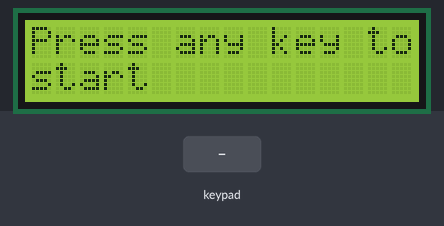
Simulated run of this sketch. Board: Arduino Mega 2560, built with avr-gcc and run on an emulated ATmega2560. Shown: 16×2 character LCD. The test bench sets the inputs (shaded band). No radio packets arrive unless stated; what the sketch prints to the serial monitor is not drawn.

Above: at 1.3 s.
1.4 s: keypad keys 3 1 3 3 3 5 3 7 pressed 0.4 s apart
At 5.4 s:
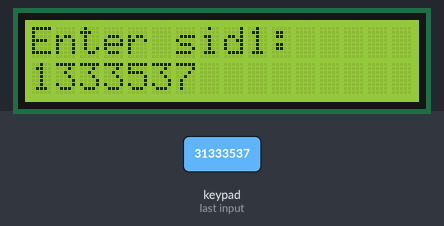
6.1 s: key '1' pressed
At 7.3 s:
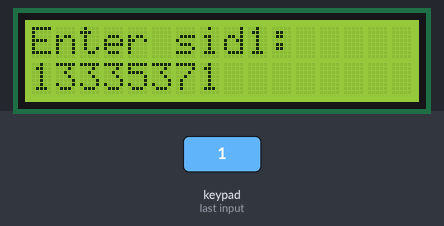
7.6 s: key '2' pressed
At 8.8 s:
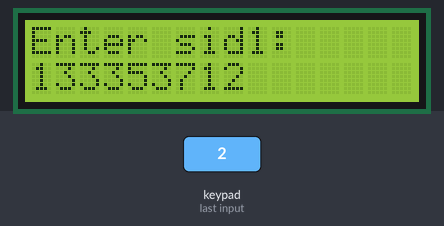
9.1 s: keypad keys 3 1 3 3 3 5 3 7 # pressed 0.4 s apart
At 12.5 s:
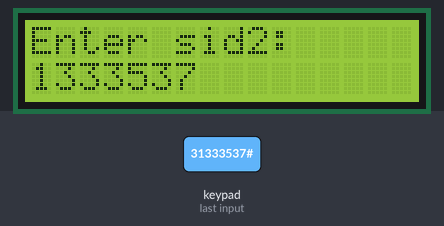
14.2 s: keypad keys 3 1 3 3 3 5 3 7 * pressed 0.4 s apart
At 17.6 s:
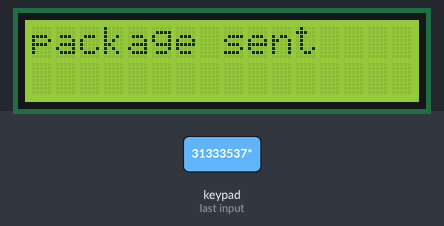
Timing chart, 0 to 19.1 s (numbered marks = the images above; inputs shaded):
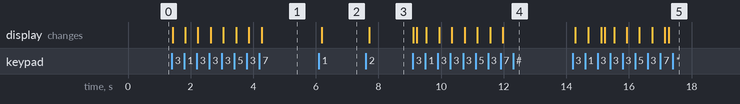

Measured:
- after the input at 1.4 s, the display: first changes at once (image 1 shows a later state)
- after the input at 6.1 s, the display: changes after 0.08 s (image 2)
- after the input at 7.6 s, the display: changes after 0.10 s (image 3)
- after the input at 9.1 s, the display: first changes at once (image 4 shows a later state)
- after the input at 14.2 s, the display: first changes after 0.09 s (image 5 shows a later state)

The sketch:

LoRaClient_BaseCode.ino
```cpp
/*

The transmitter code arduino for sending data packet lora radio module 433MHz  ra02 lora

*/

#include <SPI.h>
#include <LoRa.h>
#include <Keypad.h>
#include <Wire.h>
#include <LiquidCrystal_I2C.h>

LiquidCrystal_I2C lcd(0x3F, 16, 2);

const byte ROWS = 4; // Four rows
const byte COLS = 4; // Four columns

char keys[ROWS][COLS] = {
  {'1','2','3','A'},
  {'4','5','6','B'},
  {'7','8','9','C'},
  {'*','0','#','D'}
};

byte rowPins[ROWS] = {31, 33, 35, 37}; // Connect to the row pinouts of the keypad
byte colPins[COLS] = {39, 41, 43, 45}; // Connect to the column pinouts of the keypad

Keypad keypad = Keypad( makeKeymap(keys), rowPins, colPins, ROWS, COLS );


int counter = 0;
String sid1 = ""; // String to store the entered phone number for sid1
String sid2 = ""; // String to store the entered phone number for sid2
String ar = "";

void setup() {

  lcd.init();   // initializing the LCD
  lcd.backlight(); // Enable or Turn On the backlight
 LoRa.setPins(10, 9, 2);//NSS, NRESET, and DIO0 pins can be changed by using LoRa.setPins(ss, reset, dio0).
  Serial.begin(9600);

  while (!Serial);

  Serial.println("LoRa Sender");

  if (!LoRa.begin(433E6)) {

    Serial.println("Starting LoRa failed!");

    while (1);

  }


 LoRa.crc();
  lcd.setCursor(0, 0);
  lcd.print("Press any key to");
  lcd.setCursor(0, 1);
  lcd.print("start");


}

void loop() {
   char key;
  while (!keypad.getKey()) {
    delay(100);
  }

  lcd.clear();
  lcd.setCursor(0, 0);
  lcd.print("Enter sid1:");

  while (sid1.length() < 10) {
    key = keypad.getKey();
    if (key >= '0' && key <= '9') {
      sid1 += key;
      lcd.setCursor(0, 1);
      lcd.print(sid1);
    }
    delay(100);
  }
  lcd.clear();
  lcd.setCursor(0, 0);
  lcd.print("Enter sid2:");
  while (sid2.length() < 10) {
    key = keypad.getKey();
    if (key >= '0' && key <= '9') {
      sid2 += key;
      lcd.setCursor(0, 1);
      lcd.print(sid2);
    }
    delay(100);
  }
  lcd.clear();
  lcd.setCursor(0, 0);
  lcd.print("Enter AR:");
  while (ar.length() < 5) {
    key = keypad.getKey();
    if (key >= '0' && key <= '9') {
      ar += key;
      lcd.setCursor(0, 1);
      lcd.print(ar);
    }
    delay(100);
  }
  String combinedString = sid1 + sid2 + ar;
  Serial.println("Combined String: " + combinedString);
  String payload = combinedString;
  Serial.println("payload");
  Serial.print("Sending packet: ");
  lcd.clear();
  lcd.print("package sent");
  Serial.println(counter);
  LoRa.beginPacket();
  LoRa.print("payload");
  Serial.println(counter);
  LoRa.endPacket();
  counter++;

  delay(2000);

}
```

Base64.cpp
```cpp
#include "Base64.h"

#if (defined(__AVR__))
#include <avr\pgmspace.h>
#else
#include <pgmspace.h>
#endif

const char PROGMEM b64_alphabet[] = "ABCDEFGHIJKLMNOPQRSTUVWXYZ"
    "abcdefghijklmnopqrstuvwxyz"
    "0123456789+/";

/* 'Private' declarations */
inline void a3_to_a4(unsigned char * a4, unsigned char * a3);
inline void a4_to_a3(unsigned char * a3, unsigned char * a4);
inline unsigned char b64_lookup(char c);

int base64_encode(char *output, char *input, int inputLen) {
  int i = 0, j = 0;
  int encLen = 0;
  unsigned char a3[3];
  unsigned char a4[4];

  while(inputLen--) {
    a3[i++] = *(input++);
    if(i == 3) {
      a3_to_a4(a4, a3);

      for(i = 0; i < 4; i++) {
        output[encLen++] = pgm_read_byte(&b64_alphabet[a4[i]]);
      }

      i = 0;
    }
  }

  if(i) {
    for(j = i; j < 3; j++) {
      a3[j] = '\0';
    }

    a3_to_a4(a4, a3);

    for(j = 0; j < i + 1; j++) {
      output[encLen++] = pgm_read_byte(&b64_alphabet[a4[j]]);
    }

    while((i++ < 3)) {
      output[encLen++] = '=';
    }
  }
  output[encLen] = '\0';
  return encLen;
}

int base64_decode(char * output, char * input, int inputLen) {
  int i = 0, j = 0;
  int decLen = 0;
  unsigned char a3[3];
  unsigned char a4[4];


  while (inputLen--) {
    if(*input == '=') {
      break;
    }

    a4[i++] = *(input++);
    if (i == 4) {
      for (i = 0; i <4; i++) {
        a4[i] = b64_lookup(a4[i]);
      }

      a4_to_a3(a3,a4);

      for (i = 0; i < 3; i++) {
        output[decLen++] = a3[i];
      }
      i = 0;
    }
  }

  if (i) {
    for (j = i; j < 4; j++) {
      a4[j] = '\0';
    }

    for (j = 0; j <4; j++) {
      a4[j] = b64_lookup(a4[j]);
    }

    a4_to_a3(a3,a4);

    for (j = 0; j < i - 1; j++) {
      output[decLen++] = a3[j];
    }
  }
  output[decLen] = '\0';
  return decLen;
}

int base64_enc_len(int plainLen) {
  int n = plainLen;
  return (n + 2 - ((n + 2) % 3)) / 3 * 4;
}

int base64_dec_len(char * input, int inputLen) {
  int i = 0;
  int numEq = 0;
  for(i = inputLen - 1; input[i] == '='; i--) {
    numEq++;
  }

  return ((6 * inputLen) / 8) - numEq;
}

inline void a3_to_a4(unsigned char * a4, unsigned char * a3) {
  a4[0] = (a3[0] & 0xfc) >> 2;
  a4[1] = ((a3[0] & 0x03) << 4) + ((a3[1] & 0xf0) >> 4);
  a4[2] = ((a3[1] & 0x0f) << 2) + ((a3[2] & 0xc0) >> 6);
  a4[3] = (a3[2] & 0x3f);
}

inline void a4_to_a3(unsigned char * a3, unsigned char * a4) {
  a3[0] = (a4[0] << 2) + ((a4[1] & 0x30) >> 4);
  a3[1] = ((a4[1] & 0xf) << 4) + ((a4[2] & 0x3c) >> 2);
  a3[2] = ((a4[2] & 0x3) << 6) + a4[3];
}

inline unsigned char b64_lookup(char c) {
  if(c >='A' && c <='Z') return c - 'A';
  if(c >='a' && c <='z') return c - 71;
  if(c >='0' && c <='9') return c + 4;
  if(c == '+') return 62;
  if(c == '/') return 63;
  return -1;
}
```

Base64.h
```cpp
// (licence header left out)
#ifndef _BASE64_H
#define _BASE64_H

/* b64_alphabet:
 *     Description: Base64 alphabet table, a mapping between integers
 *           and base64 digits
 *    Notes: This is an extern here but is defined in Base64.c
 */
extern const char b64_alphabet[];

/* base64_encode:
 *    Description:
 *      Encode a string of characters as base64
 *    Parameters:
 *      output: the output buffer for the encoding, stores the encoded string
 *      input: the input buffer for the encoding, stores the binary to be encoded
 *      inputLen: the length of the input buffer, in bytes
 *    Return value:
 *      Returns the length of the encoded string
 *    Requirements:
 *      1. output must not be null or empty
 *      2. input must not be null
 *      3. inputLen must be greater than or equal to 0
 */
int base64_encode(char *output, char *input, int inputLen);

/* base64_decode:
 *    Description:
 *      Decode a base64 encoded string into bytes
 *    Parameters:
 *      output: the output buffer for the decoding,
 *          stores the decoded binary
 *      input: the input buffer for the decoding,
 *           stores the base64 string to be decoded
 *      inputLen: the length of the input buffer, in bytes
 *    Return value:
 *      Returns the length of the decoded string
 *    Requirements:
 *      1. output must not be null or empty
 *      2. input must not be null
 *      3. inputLen must be greater than or equal to 0
 */
int base64_decode(char *output, char *input, int inputLen);

/* base64_enc_len:
 *    Description:
 *      Returns the length of a base64 encoded string whose decoded
 *      form is inputLen bytes long
 *    Parameters:
 *      inputLen: the length of the decoded string
 *    Return value:
 *      The length of a base64 encoded string whose decoded form
 *      is inputLen bytes long
 *    Requirements:
 *      None
 */
int base64_enc_len(int inputLen);

/* base64_dec_len:
 *    Description:
 *      Returns the length of the decoded form of a
 *      base64 encoded string
 *    Parameters:
 *      input: the base64 encoded string to be measured
 *      inputLen: the length of the base64 encoded string
 *    Return value:
 *      Returns the length of the decoded form of a
 *      base64 encoded string
 *    Requirements:
 *      1. input must not be null
 *      2. input must be greater than or equal to zero
 */
int base64_dec_len(char *input, int inputLen);

#endif // _BASE64_H
```
